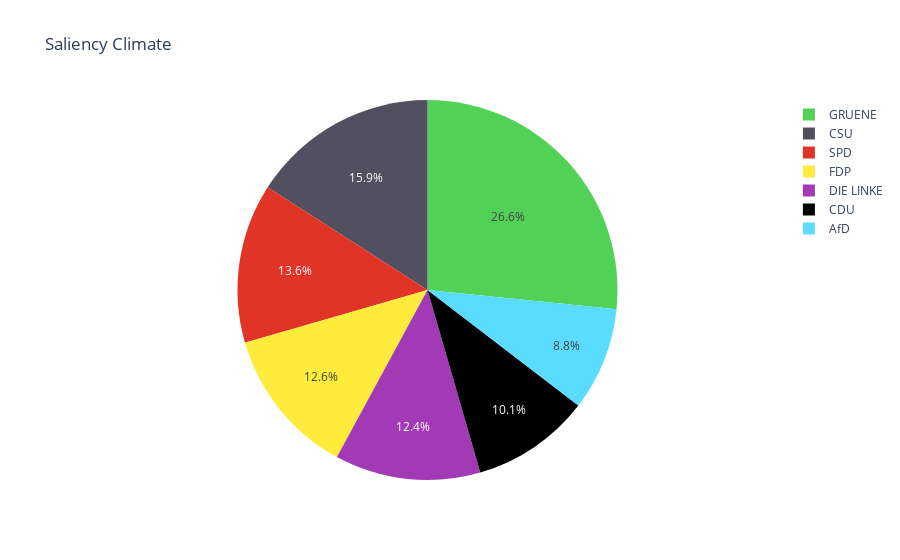

Notebook code cell kept with this figure:
### Code cell
import plotly.express as px
fig = px.pie(climatecount, values='saliency_climate', names='party', title='Saliency Climate', color="party", color_discrete_map=PARTYCOLORS)
fig.show()

### Figure 1 — Plotly figure (JSON) as saved in the notebook; plotly's stock layout.template omitted (floating-point values rounded to 4 significant figures)
{"data": [{"customdata": [["GRUENE"], ["SPD"], ["CDU"], ["FDP"], ["DIE LINKE"], ["AfD"], ["CSU"]], "domain": {"x": [0, 1], "y": [0, 1]}, "hovertemplate": "party=%{customdata[0]}<br>saliency_climate=%{value}<extra></extra>", "labels": ["GRUENE", "SPD", "CDU", "FDP", "DIE LINKE", "AfD", "CSU"], "legendgroup": "", "marker": {"colors": ["#52d157", "#e03427", "black", "#ffeb3b", "#a33ab5", "#59dcff", "#525060"]}, "name": "", "showlegend": true, "type": "pie", "values": [0.04008, 0.02046, 0.01524, 0.01899, 0.01866, 0.01325, 0.02397]}], "layout": {"autosize": true, "legend": {"tracegroupgap": 0}, "title": {"text": "Saliency Climate"}}}
